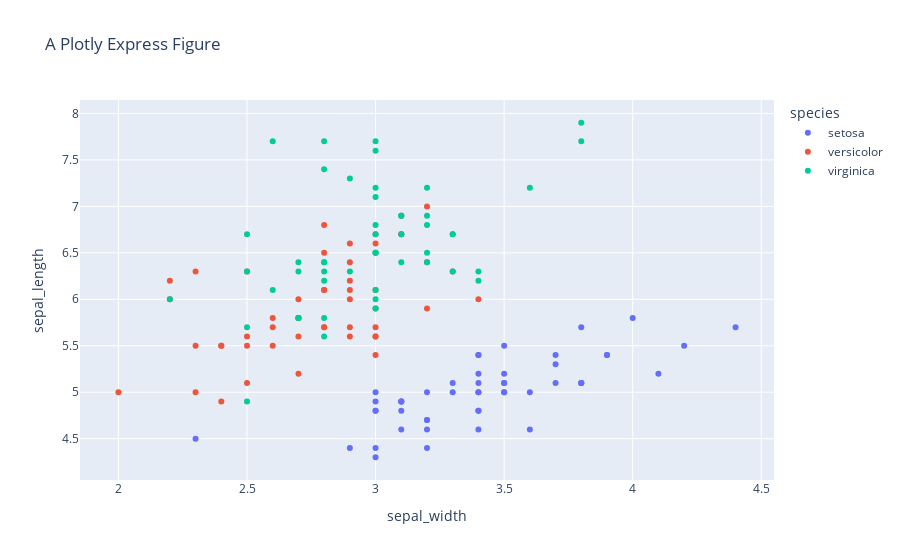

The notebook cell saved with this chart:
### Code cell
import plotly.express as px

df = px.data.iris()
fig = px.scatter(df, x="sepal_width", y="sepal_length", color="species", title="A Plotly Express Figure")

# If you print the figure, you'll see that it's just a regular figure with data and layout
# print(fig)

fig.show()

### Figure 1 — Plotly figure (JSON) as saved in the notebook; plotly's stock layout.template omitted (floating-point values rounded to 4 significant figures)
{"data": [{"hovertemplate": "species=setosa<br>sepal_width=%{x}<br>sepal_length=%{y}<extra></extra>", "legendgroup": "setosa", "marker": {"color": "#636efa", "symbol": "circle"}, "mode": "markers", "name": "setosa", "orientation": "v", "showlegend": true, "type": "scatter", "x": [3.5, 3, 3.2, 3.1, 3.6, 3.9, 3.4, 3.4, 2.9, 3.1, 3.7, 3.4, 3, 3, 4, 4.4, 3.9, 3.5, 3.8, 3.8, 3.4, 3.7, 3.6, 3.3, 3.4, 3, 3.4, 3.5, 3.4, 3.2, 3.1, 3.4, 4.1, 4.2, 3.1, 3.2, 3.5, 3.1, 3, 3.4, 3.5, 2.3, 3.2, 3.5, 3.8, 3, 3.8, 3.2, 3.7, 3.3], "xaxis": "x", "y": [5.1, 4.9, 4.7, 4.6, 5, 5.4, 4.6, 5, 4.4, 4.9, 5.4, 4.8, 4.8, 4.3, 5.8, 5.7, 5.4, 5.1, 5.7, 5.1, 5.4, 5.1, 4.6, 5.1, 4.8, 5, 5, 5.2, 5.2, 4.7, 4.8, 5.4, 5.2, 5.5, 4.9, 5, 5.5, 4.9, 4.4, 5.1, 5, 4.5, 4.4, 5, 5.1, 4.8, 5.1, 4.6, 5.3, 5], "yaxis": "y"}, {"hovertemplate": "species=versicolor<br>sepal_width=%{x}<br>sepal_length=%{y}<extra></extra>", "legendgroup": "versicolor", "marker": {"color": "#EF553B", "symbol": "circle"}, "mode": "markers", "name": "versicolor", "orientation": "v", "showlegend": true, "type": "scatter", "x": [3.2, 3.2, 3.1, 2.3, 2.8, 2.8, 3.3, 2.4, 2.9, 2.7, 2, 3, 2.2, 2.9, 2.9, 3.1, 3, 2.7, 2.2, 2.5, 3.2, 2.8, 2.5, 2.8, 2.9, 3, 2.8, 3, 2.9, 2.6, 2.4, 2.4, 2.7, 2.7, 3, 3.4, 3.1, 2.3, 3, 2.5, 2.6, 3, 2.6, 2.3, 2.7, 3, 2.9, 2.9, 2.5, 2.8], "xaxis": "x", "y": [7, 6.4, 6.9, 5.5, 6.5, 5.7, 6.3, 4.9, 6.6, 5.2, 5, 5.9, 6, 6.1, 5.6, 6.7, 5.6, 5.8, 6.2, 5.6, 5.9, 6.1, 6.3, 6.1, 6.4, 6.6, 6.8, 6.7, 6, 5.7, 5.5, 5.5, 5.8, 6, 5.4, 6, 6.7, 6.3, 5.6, 5.5, 5.5, 6.1, 5.8, 5, 5.6, 5.7, 5.7, 6.2, 5.1, 5.7], "yaxis": "y"}, {"hovertemplate": "species=virginica<br>sepal_width=%{x}<br>sepal_length=%{y}<extra></extra>", "legendgroup": "virginica", "marker": {"color": "#00cc96", "symbol": "circle"}, "mode": "markers", "name": "virginica", "orientation": "v", "showlegend": true, "type": "scatter", "x": [3.3, 2.7, 3, 2.9, 3, 3, 2.5, 2.9, 2.5, 3.6, 3.2, 2.7, 3, 2.5, 2.8, 3.2, 3, 3.8, 2.6, 2.2, 3.2, 2.8, 2.8, 2.7, 3.3, 3.2, 2.8, 3, 2.8, 3, 2.8, 3.8, 2.8, 2.8, 2.6, 3, 3.4, 3.1, 3, 3.1, 3.1, 3.1, 2.7, 3.2, 3.3, 3, 2.5, 3, 3.4, 3], "xaxis": "x", "y": [6.3, 5.8, 7.1, 6.3, 6.5, 7.6, 4.9, 7.3, 6.7, 7.2, 6.5, 6.4, 6.8, 5.7, 5.8, 6.4, 6.5, 7.7, 7.7, 6, 6.9, 5.6, 7.7, 6.3, 6.7, 7.2, 6.2, 6.1, 6.4, 7.2, 7.4, 7.9, 6.4, 6.3, 6.1, 7.7, 6.3, 6.4, 6, 6.9, 6.7, 6.9, 5.8, 6.8, 6.7, 6.7, 6.3, 6.5, 6.2, 5.9], "yaxis": "y"}], "layout": {"legend": {"title": {"text": "species"}, "tracegroupgap": 0}, "title": {"text": "A Plotly Express Figure"}, "xaxis": {"anchor": "y", "domain": [0, 1], "title": {"text": "sepal_width"}}, "yaxis": {"anchor": "x", "domain": [0, 1], "title": {"text": "sepal_length"}}}}
